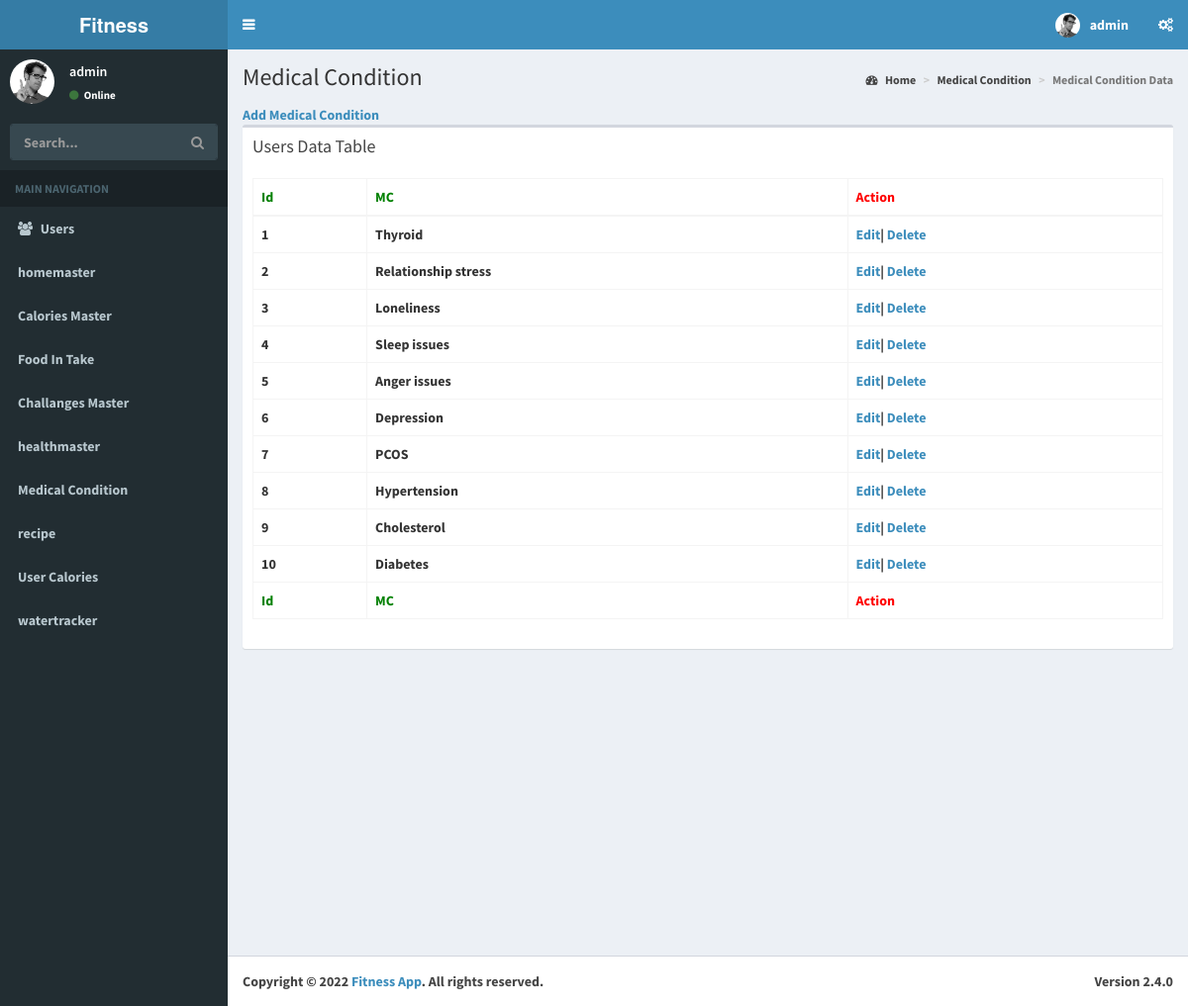
Screenshot of /admin/medical_condition_master.php (signed in) with the database file from the repository.
### tables this page shows
CREATE TABLE `medical_condition_master` (
  `id` int(11) NOT NULL,
  `MC` varchar(300) NOT NULL
);

### admin/medical_condition_master.php (the view, shortened to what this page needs)
<?php
include("includes/header.php");
$query  = "SELECT * FROM `medical_condition_master`  ORDER BY `medical_condition_master`.`id` DESC";
$resnum = mysqli_query($con, $query);
?>
<div class="content-wrapper" style="min-height: 916.281px;">
    <section class="content-header">
        <h1>
            Medical Condition
        </h1>
        <ol class="breadcrumb">
            <li><a href="#"><i class="fa fa-dashboard"></i> Home</a></li>
            <li><a href="#">Medical Condition</a></li>
            <li class="active">Medical Condition Data</li>
        </ol>
    </section>
    <section class="content">
        <div class="row">
            <div class="col-xs-12">
                <a href="<?php echo BASE_URL; ?>/addMedicalConditionMaster.php">Add Medical Condition</a>
                <div class="box">
                    <div class="box-header">
                        <h3 class="box-title">Users Data Table</h3>
                    </div>
                    <div class="box-body">
                        <div id="example2_wrapper" class="dataTables_wrapper form-inline dt-bootstrap">
                            <div class="row">
                                <div class="col-sm-6"></div>
                                <div class="col-sm-6"></div>
                            </div>
                            <div class="row">
                                <div class="col-sm-12">
                                    <table id="example2" class="table table-bordered table-hover dataTable" role="grid" aria-describedby="example2_info">
                                        <thead>
                                            <tr role="row">
                                                <th class="sorting_asc" style="color: green" tabindex="0" aria-controls="example2" rowspan="1" colspan="1" aria-sort="ascending" aria-label="Rendering engine: activate to sort column descending">
                                                    Id
                                                </th>
                                                <th class="sorting" style="color: green" tabindex="0" aria-controls="example2" rowspan="1" colspan="1" aria-label="Browser: activate to sort column ascending">
                                                    MC
                                                </th>
                                                <th class="sorting" style="color: red" tabindex="0" aria-controls="example2" rowspan="1" colspan="1" aria-label="CSS grade: activate to sort column ascending">
                                                    Action
                                                </th>
                                            </tr>
                                        </thead>
                                        <tbody>
                                            <?php
                                            $i = 1;
                                            while ($result_arr = mysqli_fetch_assoc($resnum)) {
                                            ?>
                                                <tr role="row" class="odd">
                                                    <td class="sorting_1">
                                                        <?php echo $i; ?>
                                                    </td>
                                                    <td>
                                                        <?php echo $result_arr['MC']; ?>
                                                    </td>
                                                    <td>
                                                        <a href="<?php echo BASE_URL; ?>/editMedicalConditionMaster.php?id=<?php echo $result_arr['id']; ?>">Edit</a>|
                                                        <a href="<?php echo BASE_URL; ?>/deleteMedicalConditionMaster.php?id=<?php echo $result_arr['id']; ?>">Delete</a>
                                                    </td>
                                                </tr>
                                            <?php
                                                $i++;
                                            }
                                            ?>
                                        </tbody>
                                        <tfoot>
                                            <tr>
                                                <th rowspan="1" colspan="1" style="color: green">Id</th>
                                                <th rowspan="1" colspan="1" style="color: green">MC</th>
                                                <th rowspan="1" colspan="1" style="color: red">Action</th>
                                            </tr>
                                        </tfoot>
                                    </table>
                                </div>
                            </div>
                        </div>
                    </div>
                </div>
            </div>
        </div>
    </section>
</div>
<?php
include("includes/footer.php");
?>

### admin/includes/header.php (shortened to what this page needs)
<?php
$adminData = $_SESSION['admin_data'];
?>
<!DOCTYPE html>
<html>
<head>
    <link rel="stylesheet" href="<?php echo BASE_URL; ?>/assets/bower_components/bootstrap/dist/css/bootstrap.min.css">
    <link rel="stylesheet" href="<?php echo BASE_URL; ?>/assets/bower_components/font-awesome/css/font-awesome.min.css">
    <link rel="stylesheet" href="<?php echo BASE_URL; ?>/assets/bower_components/Ionicons/css/ionicons.min.css">
    <link rel="stylesheet" href="<?php echo BASE_URL; ?>/assets/dist/css/AdminLTE.min.css">
    <link rel="stylesheet" href="<?php echo BASE_URL; ?>/assets/dist/css/skins/_all-skins.min.css">
    <link rel="stylesheet" href="<?php echo BASE_URL; ?>/assets/bower_components/morris.js/morris.css">
    <link rel="stylesheet" href="<?php echo BASE_URL; ?>/assets/bower_components/jvectormap/jquery-jvectormap.css">
    <link rel="stylesheet" href="<?php echo BASE_URL; ?>/assets/bower_components/bootstrap-datepicker/dist/css/bootstrap-datepicker.min.css">
    <link rel="stylesheet" href="<?php echo BASE_URL; ?>/assets/bower_components/bootstrap-daterangepicker/daterangepicker.css">
    <link rel="stylesheet" href="<?php echo BASE_URL; ?>/assets/plugins/bootstrap-wysihtml5/bootstrap3-wysihtml5.min.css">
</head>
<body class="hold-transition skin-blue sidebar-mini">
    <div class="wrapper">
        <header class="main-header">
            <a href="#" class="logo">
                <span class="logo-lg"><b>Fitness</span>
            </a>
            <nav class="navbar navbar-static-top">
                <a href="#" class="sidebar-toggle" data-toggle="push-menu" role="button">
                </a>
                <div class="navbar-custom-menu">
                    <ul class="nav navbar-nav">
                        <li class="dropdown user user-menu">
                            <a href="#" class="dropdown-toggle" data-toggle="dropdown">
                                <img src="<?php echo BASE_URL; ?>/assets/dist/img/user2-160x160.jpg" class="user-image" alt="User Image">
                                <span class="hidden-xs"><?php echo $adminData['name']; ?></span>
                            </a>
                        </li>
                        <li>
                            <a href="#" data-toggle="control-sidebar"><i class="fa fa-gears"></i></a>
                        </li>
                    </ul>
                </div>
            </nav>
        </header>
        <?php
        include("includes/sidebar.php");
        ?>

### admin/includes/sidebar.php (shortened to what this page needs)
<aside class="main-sidebar">
    <section class="sidebar">
        <div class="user-panel">
            <div class="pull-left image">
                <img src="<?php echo BASE_URL; ?>/assets/dist/img/user2-160x160.jpg" class="img-circle" alt="User Image">
            </div>
            <div class="pull-left info">
                <p><?php echo $adminData['name']; ?></p>
                <a href="#">
                    <i class="fa fa-circle text-success"></i>
                    Online
                </a>
            </div>
        </div>
        <form action="#" method="get" class="sidebar-form">
            <div class="input-group">
                <input type="text" name="q" class="form-control" placeholder="Search...">
                <span class="input-group-btn">
                    <button type="submit" name="search" id="search-btn" class="btn btn-flat"><i class="fa fa-search"></i>
                    </button>
                </span>
            </div>
        </form>
        <ul class="sidebar-menu">
            <li class="header">MAIN NAVIGATION</li>
            <li class=" treeview">
                <a href="<?php echo BASE_URL; ?>/users.php">
                    <i class="fa fa-users"></i> <span>Users</span>
                </a>
            </li>
            <li class=" treeview">
                <a href="<?php echo BASE_URL; ?>/homemaster.php">
                    <span>homemaster</span>
                </a>
            </li>
            <li class=" treeview">
                <a href="<?php echo BASE_URL; ?>/caloriesmaster.php">
                    <span>Calories Master</span>
                </a>
            </li>
            <li class=" treeview">
                <a href="<?php echo BASE_URL; ?>/foodintake.php">
                    <span>Food In Take</span>
                </a>
            </li>
            <li class=" treeview">
                <a href="<?php echo BASE_URL; ?>/challangesmaster.php">
                    <span>Challanges Master</span>
                </a>
            </li>
            <li class=" treeview">
                <a href="<?php echo BASE_URL; ?>/healthmaster.php">
                    <span>healthmaster</span>
                </a>
            </li>
            <li class=" treeview">
                <a href="<?php echo BASE_URL; ?>/medical_condition_master.php">
                    <span>Medical Condition</span>
                </a>
            </li>
            <li class=" treeview">
                <a href="<?php echo BASE_URL; ?>/recipe.php">
                    <span>recipe</span>
                </a>
            </li>
            <li class=" treeview">
                <a href="<?php echo BASE_URL; ?>/user_calories.php">
                    <span>User Calories</span>
                </a>
            </li>
            <li class=" treeview">
                <a href="<?php echo BASE_URL; ?>/watertracker.php">
                    <span>watertracker</span>
                </a>
            </li>
        </ul>
    </section>
</aside>

### admin/includes/footer.php (shortened to what this page needs)
<footer class="main-footer">
    <div class="pull-right hidden-xs">
        <b>Version</b> 2.4.0
    </div>
    <strong>Copyright &copy; <?php echo date('Y'); ?> <a href="#">Fitness App</a>.</strong> All rights
    reserved.
</footer>
</div>
</body>
</html>

### rows the page displays
medical_condition_master: MC "Thyroid"
medical_condition_master: MC "Relationship stress"
medical_condition_master: MC "Loneliness"
medical_condition_master: MC "Sleep issues"
medical_condition_master: MC "Anger issues"
medical_condition_master: MC "Depression"
medical_condition_master: MC "PCOS"
medical_condition_master: MC "Hypertension"
medical_condition_master: MC "Cholesterol"
medical_condition_master: MC "Diabetes"

### other values shown
$adminData['name'] "admin"
